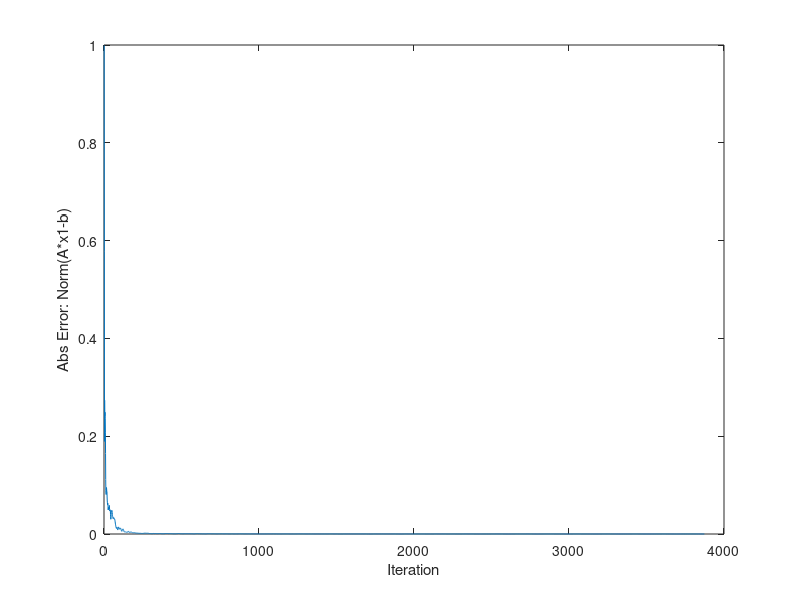

MATLAB code for this plot:
% random seed for re-producability
rng('default')

% # of equations
m = 20; 

% # of constraints
n = 100; 

% Beta parameter (for augmenting lagrangian). Set randomly between 0 and 1
beta = rand();  

% Cost (must be nonnegative)
c = rand(n,1);

A = randn(m, n);
b = randn(m,1);

% Maximum # of iterations to run
MAX_ITER = 1e4;

% Whether or not to apply preconditioning to A and b
precondition = false;

% Tolerance (stop early if the error is less than this)
TOL = 1e-5;

if precondition
    AAT_inv_sqrt = sqrt(inv(A * A')) * A;
    b = sqrt(inv(A * A')) * b;
    A = AAT_inv_sqrt;
end

% Initialize y
y = zeros(m,1);

% Initialize s
s = ones(n, 1);

% Initialize x1 randomly (doesn't need to be positive).
x1 = randn(n, 1);

% Initialize x2 randomly (must be nonnegative). 
x2 = rand(n, 1);

% Split data into 2 blocks
midpoint = floor(n/2);
x1_1 = x1(1:midpoint);
x1_2 = x1(midpoint+1:end);
A_1 = A(:,1:midpoint);
A_2 = A(:,midpoint+1:end);

x2_1 = x2(1:midpoint);
x2_2 = x2(midpoint+1:end);
c_1 = c(1:midpoint);
c_2 = c(midpoint+1:end);
s_1 = s(1:midpoint);
s_2 = s(midpoint+1:end);

% Compute inverses on smaller matrices
ATA_plus_I_inv_1 = inv(A_1'*A_1 + eye(size(A_1,2)));
ATA_plus_I_inv_2 = inv(A_2'*A_2 + eye(size(A_2,2)));

% Precompute matrix products
A1TA2 = A_1' * A_2;
A2TA1 = A_2' * A_1;

% history of errors at each iteration
error_history = [];

for i=1:MAX_ITER
    
    % x1_1 update.
    x1_1 = ATA_plus_I_inv_1 * ((1/beta)*A_1'*y + (1/beta)*s_1 - (1/beta)*c_1 + A_1'*b + x2_1 - A1TA2 * x1_2);
    
    % x1_2 update. 
    x1_2 = ATA_plus_I_inv_2 * ((1/beta)*A_2'*y + (1/beta)*s_2 - (1/beta)*c_2 + A_2'*b + x2_2 - A2TA1 * x1_1);
    
    x1_full = [x1_1; x1_2];
    
    % x2 update
    x2 = max(x1_full - (1/beta)*s, 0);
    x2_1 = x2(1:midpoint);
    x2_2 = x2(midpoint+1:end);
    
    % y update
    y = y - beta * (A * x1_full - b);
    
    % s update
    s = s - beta * (x1_full - x2);
    s_1 = s(1:midpoint);
    s_2 = s(midpoint+1:end);
    
    abs_err = norm(A*x1_full - b);
    error_history = [error_history abs_err];
    
    % Early stopping condition
    if abs_err < TOL
        fprintf('Converged at step %d \n', i)
        break
    end
    
end

figure(1)
plot(error_history)
xlabel('Iteration')
ylabel('Abs Error: Norm(A*x1-b)')

% Optimal Objective value
opt_obj = c' * x1_full;
fprintf('Optimal Objective Value: %f \n', opt_obj)
